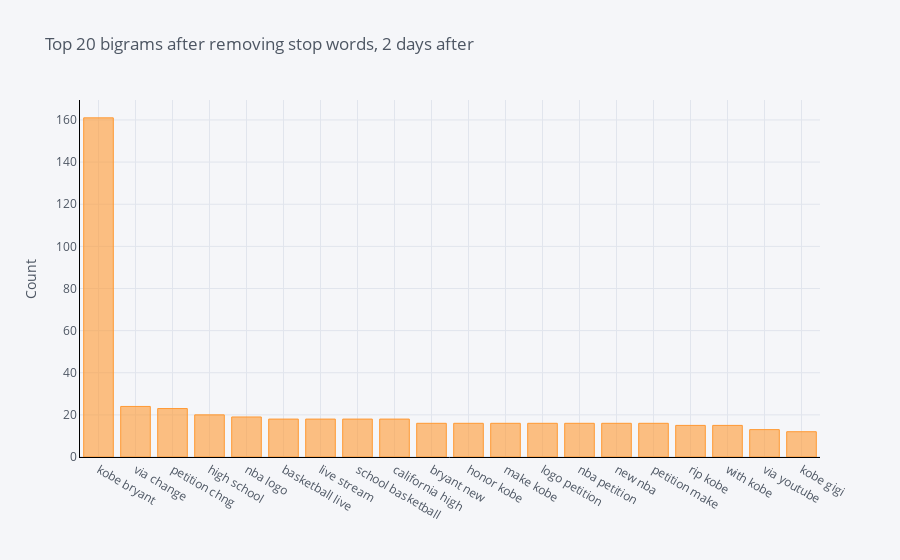

Here is the notebook cell this chart was saved with:
### Code cell
common_words2 = get_top_n_bigram(dnew, 20)
for word, freq in common_words2:
    print(word, freq)
bi2 = pd.DataFrame(common_words2, columns = ['text' , 'count'])
bi2.groupby('text').sum()['count'].sort_values(ascending=False).iplot(
kind='bar', yTitle='Count', linecolor='black', title='Top 20 bigrams after removing stop words, 2 days after')

### Figure 1 — Plotly figure (JSON) as saved in the notebook; plotly's stock layout.template omitted (floating-point values rounded to 4 significant figures)
{"data": [{"marker": {"color": "rgba(255, 153, 51, 0.6)", "line": {"color": "rgba(255, 153, 51, 1.0)", "width": 1}}, "name": "count", "orientation": "v", "text": "", "type": "bar", "x": ["kobe bryant", "via change", "petition chng", "high school", "nba logo", "basketball live", "live stream", "school basketball", "california high", "bryant new", "honor kobe", "make kobe", "logo petition", "nba petition", "new nba", "petition make", "rip kobe", "with kobe", "via youtube", "kobe gigi"], "y": [161, 24, 23, 20, 19, 18, 18, 18, 18, 16, 16, 16, 16, 16, 16, 16, 15, 15, 13, 12]}], "layout": {"legend": {"bgcolor": "#F5F6F9", "font": {"color": "#4D5663"}}, "paper_bgcolor": "#F5F6F9", "plot_bgcolor": "#F5F6F9", "title": {"font": {"color": "#4D5663"}, "text": "Top 20 bigrams after removing stop words, 2 days after"}, "xaxis": {"gridcolor": "#E1E5ED", "linecolor": "black", "showgrid": true, "tickfont": {"color": "#4D5663"}, "title": {"font": {"color": "#4D5663"}, "text": ""}, "zerolinecolor": "#E1E5ED"}, "yaxis": {"gridcolor": "#E1E5ED", "linecolor": "black", "showgrid": true, "tickfont": {"color": "#4D5663"}, "title": {"font": {"color": "#4D5663"}, "text": "Count"}, "zerolinecolor": "#E1E5ED"}}}
